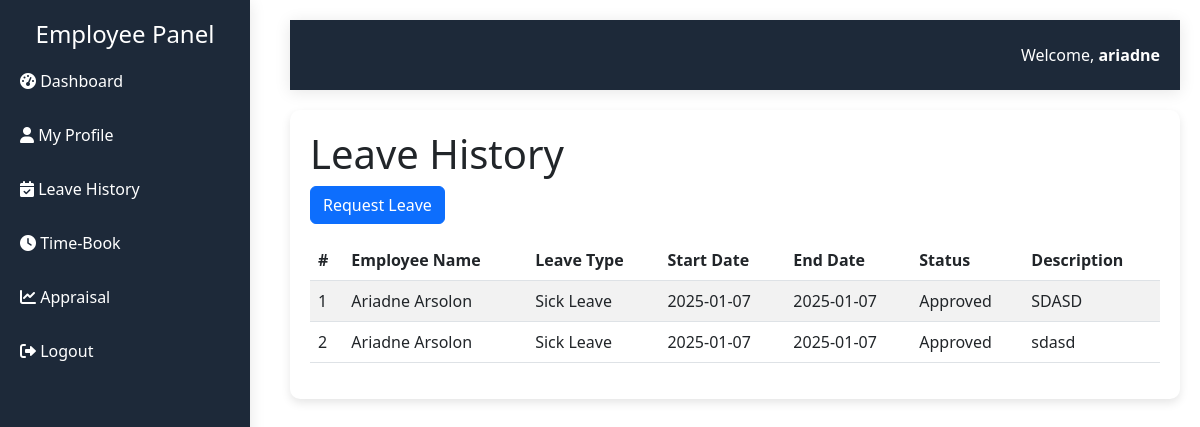
The page /employee_dashboard/leave_history.php (signed in) on the database its author committed.
### tables this page shows
CREATE TABLE `timeoff` (
  `TimeOffID` int(11) NOT NULL,
  `EmployeeID` int(11) UNSIGNED DEFAULT NULL,
  `StartDate` date NOT NULL,
  `EndDate` date NOT NULL,
  `Type` enum('Sick Leave','Vacation','Maternity Leave','Other') NOT NULL,
  `ApprovalStatus` enum('Pending','Approved','Rejected') NOT NULL,
  `Description` text DEFAULT NULL
);

CREATE TABLE `employees` (
  `EmployeeID` int(11) UNSIGNED NOT NULL,
  `FirstName` varchar(30) NOT NULL,
  `LastName` varchar(30) NOT NULL,
  `Gender` enum('Male','Female','Other') NOT NULL,
  `Email` varchar(255) NOT NULL,
  `Phone` varchar(15) DEFAULT NULL,
  `DOB` date NOT NULL,
  `Address` text NOT NULL,
  `DepartmentID` int(11) NOT NULL,
  `PositionID` int(11) NOT NULL,
  `Hire_Date` date NOT NULL,
  `Salary` decimal(10,2) DEFAULT NULL,
  `Attendance_Percentage` float DEFAULT NULL,
  `Performance_Rating` varchar(255) DEFAULT NULL,
  `Created_At` timestamp NULL DEFAULT current_timestamp(),
  `Updated_At` timestamp NULL DEFAULT current_timestamp() ON UPDATE current_timestamp(),
  `ProfileImage` varchar(255) DEFAULT NULL
);

### employee_dashboard/leave_history.php (the view, shortened to what this page needs)
<?php
require_once '../config/config.php';
$employeeId = $_SESSION['EmployeeID'];
try {
    $leaveHistoryStmt = $conn->prepare("
    SELECT t.TimeOffID, t.StartDate, t.EndDate, t.Type, t.ApprovalStatus, t.Description, e.FirstName, e.LastName
    FROM TimeOff t
    JOIN Employees e ON t.EmployeeID = e.EmployeeID
    WHERE t.EmployeeID = :employeeId
    ORDER BY t.StartDate DESC
    ");
    $leaveHistoryStmt->execute([':employeeId' => $employeeId]);
    $leaveHistory = $leaveHistoryStmt->fetchAll(PDO::FETCH_ASSOC);
} catch (Exception $e) {
    $_SESSION['error_message'] = "Error fetching leave history: " . $e->getMessage();
}
?>
<!DOCTYPE html>
<html lang="en">
<head>
    <link href="https://cdn.jsdelivr.net/npm/bootstrap@5.3.0/dist/css/bootstrap.min.css" rel="stylesheet">
</head>
<body>
    <?php include(__DIR__ . '/include/sidebar.php'); ?>
    <div class="content">
        <?php include(__DIR__ . '/include/header.php'); ?>
        <div class="main-content">
            <h1>Leave History</h1>
            <button class="btn btn-primary mb-3" data-bs-toggle="modal" data-bs-target="#leaveRequestModal">Request Leave</button>
            <div class="table-responsive">
                <table class="table table-striped">
                    <thead>
                        <tr>
                            <th>#</th>
                            <th>Employee Name</th>
                            <th>Leave Type</th>
                            <th>Start Date</th>
                            <th>End Date</th>
                            <th>Status</th>
                            <th>Description</th>
                        </tr>
                    </thead>
                    <tbody>
                        <?php
                        $counter = 1;
                        foreach ($leaveHistory as $leave):
                        ?>
                            <tr>
                                <td><?= $counter++ ?></td>
                                <td><?= htmlspecialchars($leave['FirstName'] . ' ' . $leave['LastName']) ?></td>
                                <td><?= htmlspecialchars($leave['Type']) ?></td>
                                <td><?= htmlspecialchars($leave['StartDate']) ?></td>
                                <td><?= htmlspecialchars($leave['EndDate']) ?></td>
                                <td><?= htmlspecialchars($leave['ApprovalStatus']) ?></td>
                                <td><?= htmlspecialchars($leave['Description']) ?></td>
                            </tr>
                        <?php endforeach; ?>
                    </tbody>
                </table>
            </div>
        </div>
    </div>
</body>
</html>

### employee_dashboard/leave_history.php (style rules this page uses)
body { font-family: Arial, sans-serif; background-color: #f4f7fa; }
.content { padding: 20px; }
.main-content { background: #fff; border-radius: 10px; padding: 20px; box-shadow: 0px 4px 10px rgba(0, 0, 0, 0.1); }
.table-responsive { overflow-x: auto; }

### employee_dashboard/include/sidebar.php (style rules this page uses)
.content { margin-left: 270px; padding: 20px; transition: margin-left 0.3s ease; }

### rows shown on the page
timeoff: EmployeeID.LastName "Ariadne Arsolon", Type "Sick Leave", StartDate "2025-01-07", EndDate "2025-01-07", ApprovalStatus "Approved", Description "SDASD"
timeoff: EmployeeID.LastName "Ariadne Arsolon", Type "Sick Leave", StartDate "2025-01-07", EndDate "2025-01-07", ApprovalStatus "Approved", Description "sdasd"

### other values the page prints
$_SESSION['Username'] "ariadne"
